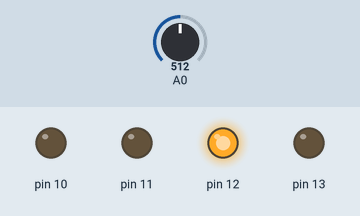
Recording of a sketch running on a simulated Arduino Uno, built with avr-gcc and run on an emulated ATmega328P. Parts: output pins drawn as LEDs (lit = HIGH). The inputs (shaded band) are chosen by the test bench; at power-on: A0 = 512.

Above: at 1.2 s.
1.3 s: A0 set to 498
At 2.5 s:
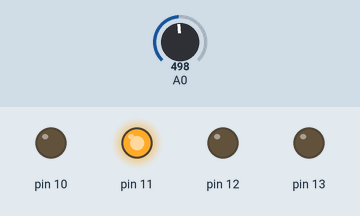
2.8 s: A0 set to 900
At 3.8 s:
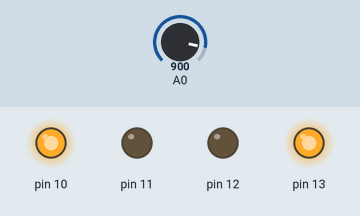
4.3 s: A0 set to 785
5.8 s: A0 set to 757
At 6.1 s:
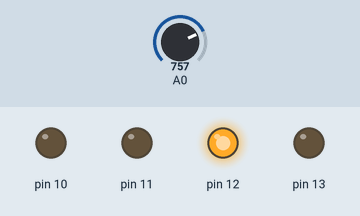
7.3 s: A0 set to 511
At 8.5 s:
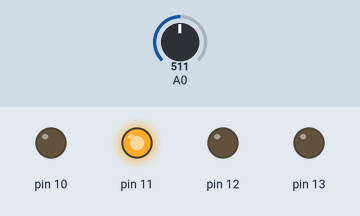
Timing chart, 0 to 9.8 s (numbered marks = the images above; inputs shaded):
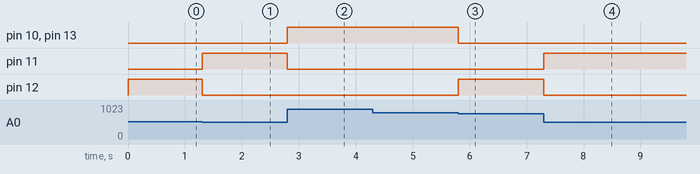

The sketch:

controlador_temperatura.ino
```cpp
void setup() {
    pinMode(10, OUTPUT);
    pinMode(11, OUTPUT);
    pinMode(12, OUTPUT);
    pinMode(13, OUTPUT);
}

void loop() {
    int valor = analogRead(A0);

    // Convertimos 0-1023 en 15-35 °C
    float temperatura = 15.0 + (valor * 20.0 / 1023.0);

    if (temperatura < 25) {
        // Temperatura normal
        digitalWrite(11, HIGH);
        digitalWrite(12, LOW);
        digitalWrite(13, LOW);
        digitalWrite(10, LOW);
    }
    else if (temperatura <= 30) {
        // Advertencia
        digitalWrite(11, LOW);
        digitalWrite(12, HIGH);
        digitalWrite(13, LOW);
        digitalWrite(10, LOW);
    }
    else {
        // Temperatura alta
        digitalWrite(11, LOW);
        digitalWrite(12, LOW);
        digitalWrite(13, HIGH);
        digitalWrite(10, HIGH);
    }
}
```

Measured:
- the behaviour switches between 512 and 511 on A0 (found by bisection; images 0 and 1)
- the behaviour switches between 768 and 767 on A0 (found by bisection; images 2 and 3)
- after the input at 1.3 s, pin 11: LOW → HIGH at once; pin 12: HIGH → LOW at once
- after the input at 2.8 s, pin 10, pin 13: LOW → HIGH at once; pin 11: HIGH → LOW at once
- after the input at 4.3 s, every drawn part: stays the same
- after the input at 5.8 s, pin 10, pin 13: HIGH → LOW at once; pin 12: LOW → HIGH at once
- after the input at 7.3 s, pin 11: LOW → HIGH at once; pin 12: HIGH → LOW at once
